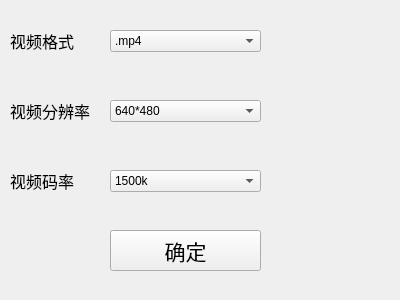
<?xml version="1.0" encoding="UTF-8"?>
<ui version="4.0">
 <class>Export</class>
 <widget class="QWidget" name="Export">
  <property name="geometry">
   <rect>
    <x>0</x>
    <y>0</y>
    <width>400</width>
    <height>300</height>
   </rect>
  </property>
  <property name="windowTitle">
   <string>Form</string>
  </property>
  <widget class="QComboBox" name="comboBox">
   <property name="geometry">
    <rect>
     <x>110</x>
     <y>30</y>
     <width>151</width>
     <height>22</height>
    </rect>
   </property>
   <item>
    <property name="text">
     <string>.mp4</string>
    </property>
   </item>
   <item>
    <property name="text">
     <string>.avi</string>
    </property>
   </item>
  </widget>
  <widget class="QLabel" name="label">
   <property name="geometry">
    <rect>
     <x>10</x>
     <y>30</y>
     <width>101</width>
     <height>21</height>
    </rect>
   </property>
   <property name="font">
    <font>
     <family>Academy Engraved LET</family>
     <pointsize>12</pointsize>
    </font>
   </property>
   <property name="text">
    <string>视频格式</string>
   </property>
  </widget>
  <widget class="QLabel" name="label_2">
   <property name="geometry">
    <rect>
     <x>10</x>
     <y>100</y>
     <width>101</width>
     <height>21</height>
    </rect>
   </property>
   <property name="font">
    <font>
     <family>Academy Engraved LET</family>
     <pointsize>12</pointsize>
    </font>
   </property>
   <property name="text">
    <string>视频分辨率</string>
   </property>
  </widget>
  <widget class="QComboBox" name="comboBox_2">
   <property name="geometry">
    <rect>
     <x>110</x>
     <y>100</y>
     <width>151</width>
     <height>22</height>
    </rect>
   </property>
   <item>
    <property name="text">
     <string>640*480</string>
    </property>
   </item>
   <item>
    <property name="text">
     <string>720*576</string>
    </property>
   </item>
   <item>
    <property name="text">
     <string>1080*720</string>
    </property>
   </item>
  </widget>
  <widget class="QLabel" name="label_3">
   <property name="geometry">
    <rect>
     <x>10</x>
     <y>170</y>
     <width>101</width>
     <height>21</height>
    </rect>
   </property>
   <property name="font">
    <font>
     <family>Academy Engraved LET</family>
     <pointsize>12</pointsize>
    </font>
   </property>
   <property name="text">
    <string>视频码率</string>
   </property>
  </widget>
  <widget class="QComboBox" name="comboBox_3">
   <property name="geometry">
    <rect>
     <x>110</x>
     <y>170</y>
     <width>151</width>
     <height>22</height>
    </rect>
   </property>
   <item>
    <property name="text">
     <string>1500k</string>
    </property>
   </item>
   <item>
    <property name="text">
     <string>3500k</string>
    </property>
   </item>
   <item>
    <property name="text">
     <string>5000k</string>
    </property>
   </item>
  </widget>
  <widget class="QPushButton" name="pushButton">
   <property name="geometry">
    <rect>
     <x>110</x>
     <y>230</y>
     <width>151</width>
     <height>41</height>
    </rect>
   </property>
   <property name="font">
    <font>
     <family>Academy Engraved LET</family>
     <pointsize>16</pointsize>
    </font>
   </property>
   <property name="text">
    <string>确定</string>
   </property>
  </widget>
 </widget>
 <resources/>
 <connections/>
</ui>
